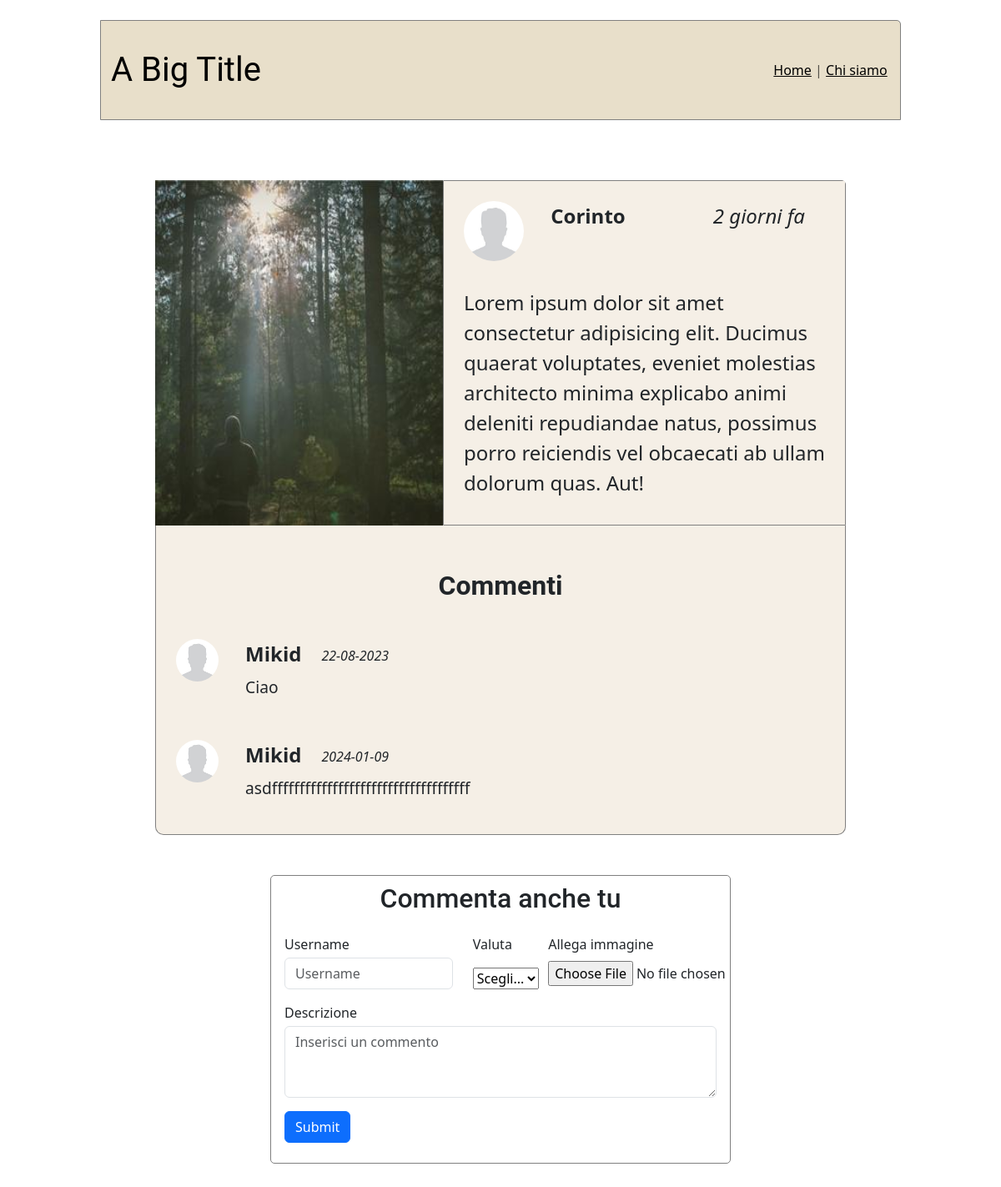
/post/1, run on the app's committed database.
### tables this page shows
CREATE TABLE "Posts" (
	"id"	INTEGER,
	"id_utente"	INTEGER NOT NULL,
	"Data"	TEXT NOT NULL,
	"Testo"	TEXT NOT NULL,
	"post_img_path"	TEXT NOT NULL,
	PRIMARY KEY("id" AUTOINCREMENT)
);

CREATE TABLE "Utenti" (
	"id"	INTEGER NOT NULL,
	"username"	TEXT NOT NULL,
	"password"	TEXT NOT NULL,
	"profile_img_path"	TEXT NOT NULL,
	PRIMARY KEY("id" AUTOINCREMENT)
);

CREATE TABLE "Commenti" (
	"id"	INTEGER,
	"id_utente"	INTEGER NOT NULL,
	"data"	TEXT NOT NULL,
	"testo"	TEXT NOT NULL,
	"id_post"	INTEGER NOT NULL,
	FOREIGN KEY("id_post") REFERENCES "Posts"("id"),
	PRIMARY KEY("id" AUTOINCREMENT)
);

### app.py (the view)
@app.route('/post/<int:id>')
def post(id):
    post = db_handler.get_single_post(id)
    comments = db_handler.get_comments_from_post(id)
    post["comment_list"] = comments
    style = url_for('static', filename="css/style2.css")
    return render_template("post.html", style=style, post=post)

### db_handler.py (called while the page is built)
def get_single_post(id):
    conn = sqlite3.connect("db/posts.db")
    cursor = conn.cursor()
    sql = "SELECT P.id, U.username, U.profile_img_path, P.data, P.testo, P.post_img_path FROM Posts P, Utenti U WHERE P.id_utente = U.id AND P.id = ?"
    cursor.execute(sql, (id,))
    post = cursor.fetchone()
    post = dict(zip(posts_column_names, post))
    return post

def get_comments_from_post(id_post):
    conn = sqlite3.connect("db/posts.db")
    cursor = conn.cursor()
    sql = "SELECT C.id, U.username, C.data, C.testo, U.profile_img_path FROM Commenti C, Utenti U WHERE id_utente = U.id AND id_post = ?"
    cursor.execute(sql, (id_post,))
    comments = cursor.fetchall()
    comments = [dict(zip(comments_column_names, comment)) for comment in comments]
    cursor.close()
    conn.close()
    return comments

### templates/post.html (shortened to what this page needs)
{% extends "base.html" %}
{% block content %}
<div class = "d-flex py-5 px-5 flex-column">
    <section class= "row justify-content-center w-75 w-xs-100 mx-auto flex-xs-column" id="post-section">
      <section class = "px-0 col-5 w-xs-100 border-xs-lr" id="post-img-section">
        <img class= "d-flex mx-auto w-xs-95 h-100  w-100 img-fluid" src="{{url_for('static', filename = post.post_img_path)}}" alt="Post-1">
      </section>
      <section class="col-7 border-custom border-xs-lr d-flex flex-column px-0 pb-3 w-xs-100" id="right-post-section">
        <section class = "d-flex" id = "post-owner-section">
          <img class = " p-4  w-25 w-xs-custom h-100 h-md-75  rounded-circle" src="{{url_for('static', filename = post.profile_img_path)}}" alt="">
          <p class="py-4 px-2 fw-bold fs-lg-custom fs-md-custom ">{{post.username}}</p>
          <p class= "py-4 pe-5 text-end flex-grow-1 fw-lighter fst-italic fs-lg-custom">{{ post.data }}</p>
        </section>
        <section class = "ps-4 pt-2 flex-grow-1 w-100" id="description-section">
          <p class = "pe-4 fs-lg-custom flex-wrap">{{ post.testo }}</p>
        </section>
      </section>
    </section>
    <section class="w-75 w-xs-100 d-flex flex-column pb-3 mx-auto border-comment-custom" id="comment-section">
      <p class="fw-bold fs-xl-custom flex-grow-1 text-center font-custom pt-5"> Commenti</p>
        {% for comment in post.comment_list %}
          <section class = "d-flex " id = "comment-owner-section">
            <img class = " p-4  w-md-custom h-md-custom w-lg-custom h-lg-custom w-xs-custom h-xs-custom rounded-circle" src="{{url_for('static', filename = comment.profile_img_path)}}" alt="">
            <section class="d-flex flex-column my-0">
              <section class="d-flex">
                <p class="pt-4 px-2 fw-bold fs-lg-custom fs-md-custom my-0">{{ comment.username }}</p>
                <p class= "pt-4 px-3 fst-italic fw-lighter mt-lg-2 mb-0">{{ comment.data }}</p>
              </section>
              <p class = "px-2 pt-2 mb-4 fs-md-custom">{{ comment.testo }}</p>
            </section>
          </section>
        {% endfor %}
    </section>
    <form class="w-50 w-xs-100 pb-3 mx-auto mt-5 border-add-custom form-inline" action="{{ url_for("add_comment", id= post.id) }}" method="post">
        <div class = "px-3 align-items-center">
            <h2 class="mx-auto text-center mt-2 mb-4 font-custom">Commenta anche tu</h2>
            <div class="row mt-3">
                <div class="form-group mb-3 col-5">
                    <label for="username">Username</label>
                    <input type="text" class="form-control mt-1" id="username" placeholder="Username" name = "username">
                </div>
                 <div class="form-group mb-3 col-2">
                  <label class="mr-sm-2 mb-3" for="inputRate">Valuta</label>
                  <select class="custom-select mr-sm-2" id="inputRate" name = "rate">
                    <option selected>Scegli...</option>
                  </select>
                </div>
                 <div class="form-group mb-3 col-5">
                        <label class="mb-2" for="exampleFormControlFile1">Allega immagine</label>
                        <input type="file" class="form-control-file" id="exampleFormControlFile1" name="post_img">
                 </div>
            </div>
            <div class="form-group mb-3">
                    <label for="exampleFormControlTextarea1" class="mb-1">Descrizione</label>
                    <textarea class="form-control" placeholder="Inserisci un commento" name="comment" id="exampleFormControlTextarea1" rows="3"></textarea>
            </div>
            <div class="col-auto">
              <button type="submit" class="btn btn-primary mb-2">Submit</button>
            </div>
        </div>
    </form>
</div>
{% endblock %}

### templates/base.html (shortened to what this page needs)
<!DOCTYPE html>
<html lang="en">
<head>
         {% block styles %}
            {{ bootstrap.load_css() }}
            <link rel = "stylesheet" type="text/css" href = "{{style}}">
        {% endblock %}
</head>
<body>
        <nav class="navbar navbar-expand-lg d custom-navbar py-4 border-custom">
            <div class="container-fluid">
              <a class="navbar-brand col-10" href="#">A Big Title</a>
              <div class="collapse navbar-collapse" id="navbarText">
                <span class="navbar-text ">
                  <a href="{{ url_for('index') }}">Home</a> |
                  <a href={{ url_for('about') }}>Chi siamo </a>
                </span>
              </div>
            </div>
          </nav>
        <main>
            {% block content %} {% endblock %}
        </main>
    </body>
</html>

### static/CSS/style2.css (style rules this page uses)
.custom-navbar { background-color: #E8DFCA; margin: 2% 10%; }
p { word-wrap: break-word; }
.navbar-brand { font-size: 2.5rem; font-family: 'Roboto', sans-serif; }
.border-custom { border: 1px solid gray; border-top-right-radius: 5px; }
#post-owner-section, #right-post-section, #description-section, #post-img-section { background-color: #F5EFE6; }
#comment-section { background-color: #F5EFE6; }
.font-custom { font-family: 'Roboto', sans-serif; }
.border-comment-custom { border-left: 1px solid gray; border-right: 1px solid gray; border-bottom: 1px solid gray; border-bottom-left-radius: 10px; border-bottom-right-radius: 10px; }
.border-add-custom { border: 1px solid gray; border-radius: 5px; }
.fs-xl-custom { font-size: 2rem; }
@media (min-width: 768px) { .fs-md-custom { font-size: 1.2rem; } }
@media (min-width: 768px) { .w-md-custom { width: 15%!important; } }
@media (min-width: 768px) { .h-md-custom { height: 15%!important; } }
@media (min-width: 992px) { .fs-lg-custom { font-size: 1.5rem; } }
@media (min-width: 992px) { .w-lg-custom { width: 12%!important; } }
@media (min-width: 992px) { .h-lg-custom { height: 12%!important; } }

### data on the page
Posts: post_img_path (picture), data "2 giorni fa", testo "Lorem ipsum dolor sit amet consectetur adipisicing elit. Ducimus quaerat voluptates, eveniet molestias architecto minima explicabo animi deleniti repudiandae natus, possimus porro reiciendis vel obcaecati ab ullam dolorum quas. Aut!"
Utenti: profile_img_path (placeholder picture), username "Corinto"
Commenti: profile_img_path (placeholder picture), username "Mikid", data "22-08-2023", testo "Ciao"
Commenti: profile_img_path (placeholder picture), username "Mikid", data "2024-01-09", testo "asdffffffffffffffffffffffffffffffffffff"
